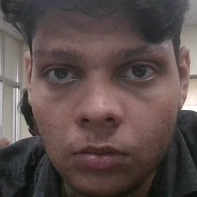
#> input picture CTTC_PRO1/images/bid_0.jpg, 197 x 197 px; its folder holds 4 pictures in this run
$ python Img_to_array.py
#> lines starting #> are read from the running program, lines starting #| are printed output that depends on the picture
import cv2                 # OpenCV for image processing
import os                  # For file path handling
import pickle              # For saving data in binary format
import numpy as np         # For numerical operations

# --------------------------
# 1) CREATE PATHS
# --------------------------

# Directory where processed data will be saved
data_dir = os.path.join(os.getcwd(), 'array')

# Automatically create the 'data' folder if it doesn't exist
os.makedirs(data_dir, exist_ok=True)

# Directory where your face images are stored (collected earlier)
img_dir = os.path.join(os.getcwd(), 'images')

# Lists to hold the images and their corresponding labels
image_data = []
labels = []

# --------------------------
# 2) READ ALL IMAGES
# --------------------------

# Loop through every image file inside the 'images' folder
for i in os.listdir(img_dir):
    # Read the image file
    image = cv2.imread(os.path.join(img_dir, i))
#> image is the input picture: shape (197, 197, 3); mean B, G, R 75.6, 77.4, 91.5
    # Resize all images to the same size (100×100 pixels)
    image = cv2.resize(image, (100, 100))
#> image: shape (100, 100, 3)
    # Convert image from BGR → Grayscale (used for training)
    image = cv2.cvtColor(image, cv2.COLOR_BGR2GRAY)
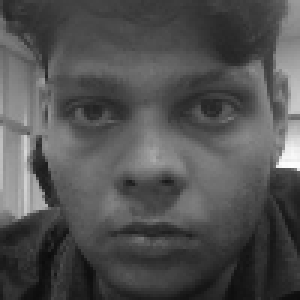
#> image: shape (100, 100) (shown 3 times larger); min 11, max 253, mean 81.3
    # Store the processed image
    image_data.append(image)
    # Extract label (name) from filename: "prasad_0.jpg" → "prasad"
    labels.append(str(i).split("_")[0])
#> pass 2 of the loop `for i in os.listdir(img_dir):`:
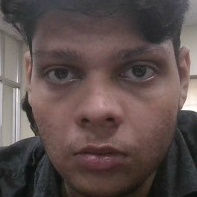
#> input picture CTTC_PRO1/images/bid_1.jpg, 197 x 197 px
#> image is the input picture: shape (197, 197, 3); mean B, G, R 76.2, 78.1, 92.4
#> `image = cv2.cvtColor(image, cv2.COLOR_BGR2GRAY)`:
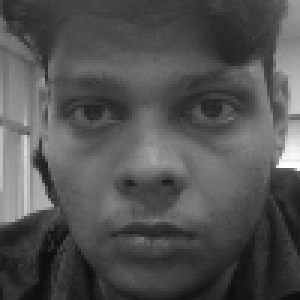
#> image: shape (100, 100) (shown 3 times larger); min 13, max 254, mean 82.1
#> pass 3 of the loop `for i in os.listdir(img_dir):`:
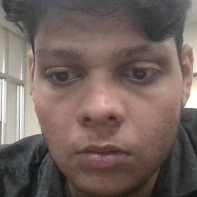
#> input picture CTTC_PRO1/images/bid_10.jpg, 197 x 197 px
#> image is the input picture: shape (197, 197, 3); mean B, G, R 94, 99.4, 115
#> `image = cv2.cvtColor(image, cv2.COLOR_BGR2GRAY)`:
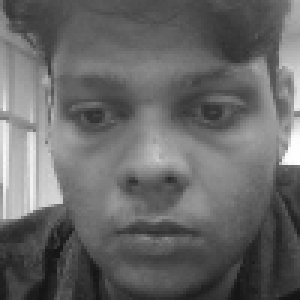
#> image: shape (100, 100) (shown 3 times larger); min 20, max 255, mean 103.3
#> the loop made 4 passes; the first 3 are shown

# Convert lists into Numpy Arrays (faster for machine learning)
image_data = np.array(image_data)
labels = np.array(labels)

# --------------------------
# 3) PRINT TO VERIFY
# --------------------------

print(image_data)
print(labels)

# Print number of unique label values and the unique labels themselves
unique_labels = np.unique(labels)
print("Unique labels (count):", unique_labels.shape[0])
#| Unique labels (count): 1
print("Unique labels (person_name):", unique_labels)

# --------------------------
# 4) SHOW A SAMPLE IMAGE
# --------------------------

import matplotlib.pyplot as plt
#> (the run stopped early here; a loop or call above may not have finished)
